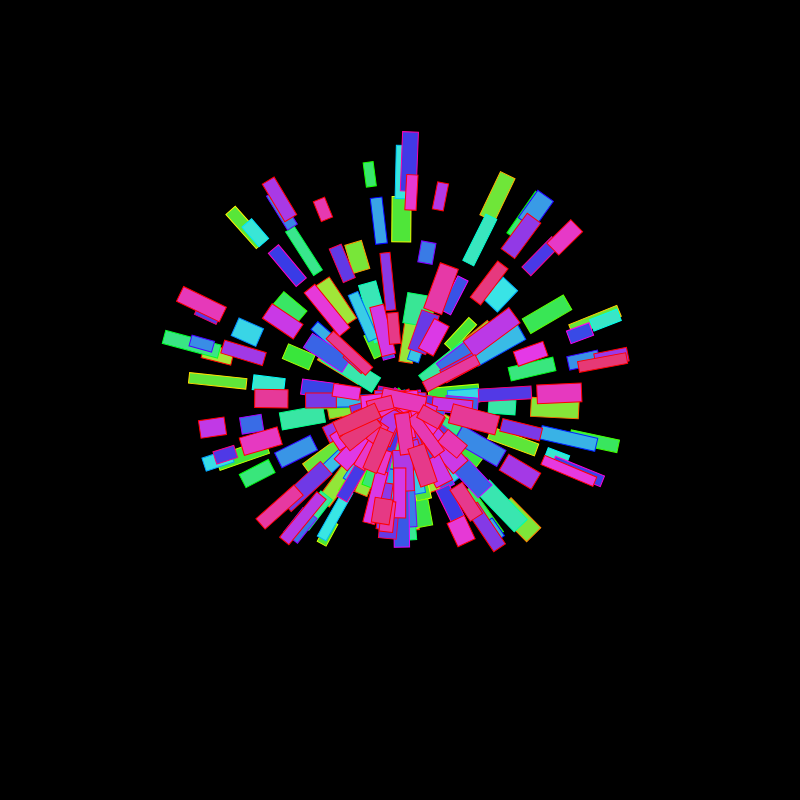
Frame 1 (no input)
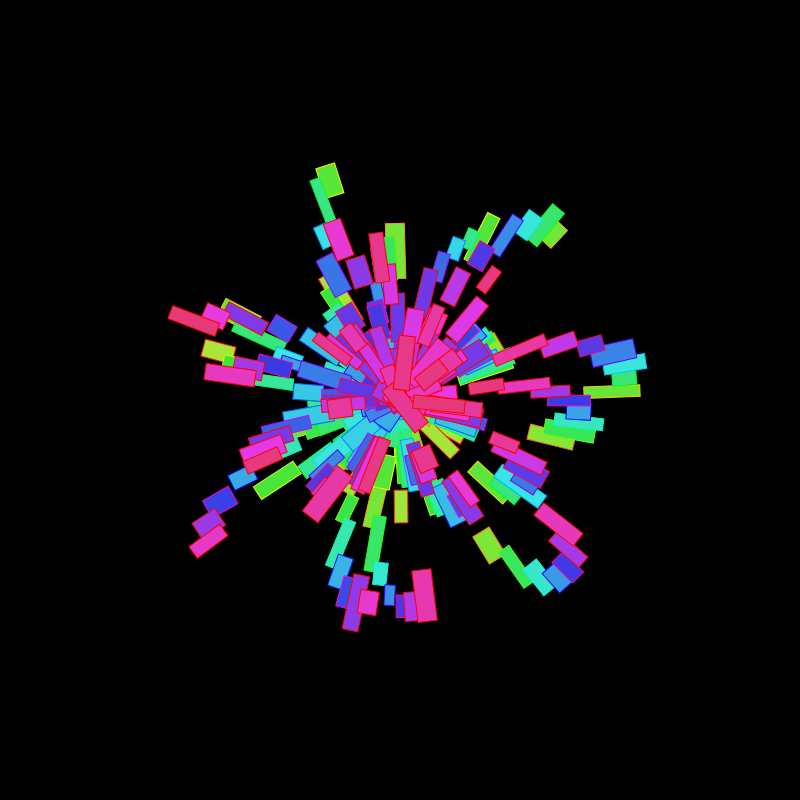
Frame 60 (no input)
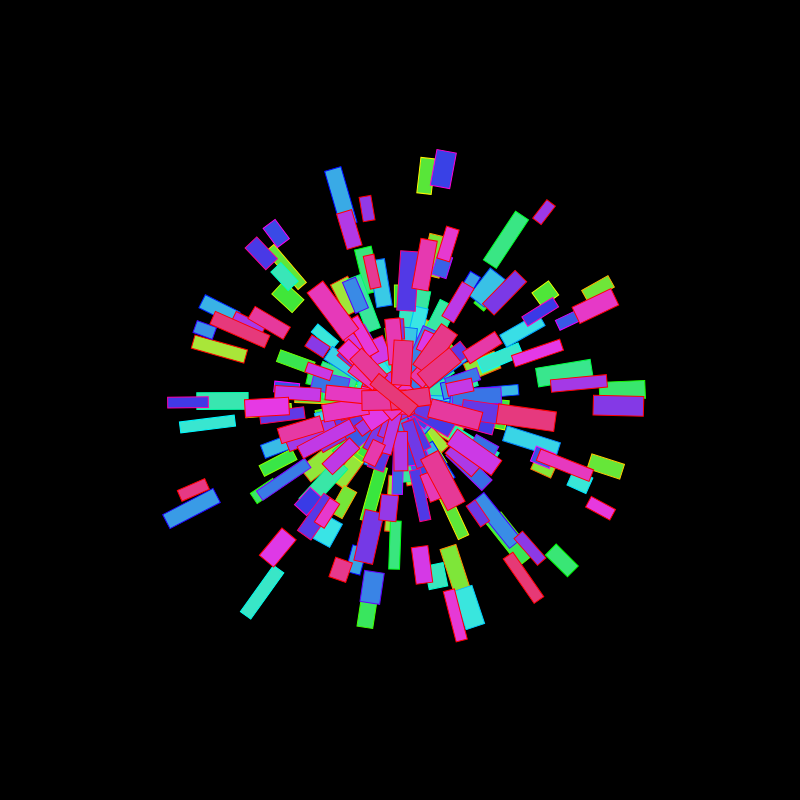
Frame 120 (the mouse pressed at the canvas centre since frame 60)

The p5.js sketch that drew these frames (run headless with seeded random() and noise() and a simulated clock; from frame 60 on, the mouse is pressed at the canvas centre):

// p5.js sketch
// ── sketch.js
/* DM3008 Generative Art, Ashley Hi 2026
 * Week 4 - Waves & Distribution
 * Wave Composition C
*/

var magnify = 300; // how big we want the rose to be
var rotation = 180;
var radius = 50;
var elements = 256; // no. of elements to draw

var rad = 150;
var amp = 90;
var frequency = 500;

function setup() {
  createCanvas(800, 800);
  rectMode(CENTER);
  colorMode(HSB);
}
 
function draw() {
  background(0);
    
  radius = (cos(frameCount * 0.0013) + 42) * 10; // radius of the rose
rotation = (sin(frameCount * 0.001) + 1) * 10; // rotation of the rose
  
  var spacing = TWO_PI/elements; // how far apart each 'node' will be
  translate(width*0.5, height*0.5); // translate the whole sketch to the centre of the screen
  
  for (var i = 0; i < elements ;i++) { // loop through the number of elements
      stroke(i*2, 255, 255); // stroke colour based on the index of the loop
      fill(random(0, 255), random(0, 255), random(0, 255)); //  fill colour based on the index of the loop
      let hue = map(i, 0, elements, 80, 340); // map the hue to the index of the loop
fill(hue, 75, 90, 90);
      
      push();
      rotate(spacing * i * rotation);
     var a = rad + sin(radians(i * frequency)) * amp;

translate(sin(spacing * i * radius) * a, 0);
      //comment out the line above and swap for the line below for uneven spacing
      //translate(i * 5 ,0);
      rect(0, 0, random(60, 20), random(20, 10)); // draw a rectangle at the current position
      pop();
  }
}
